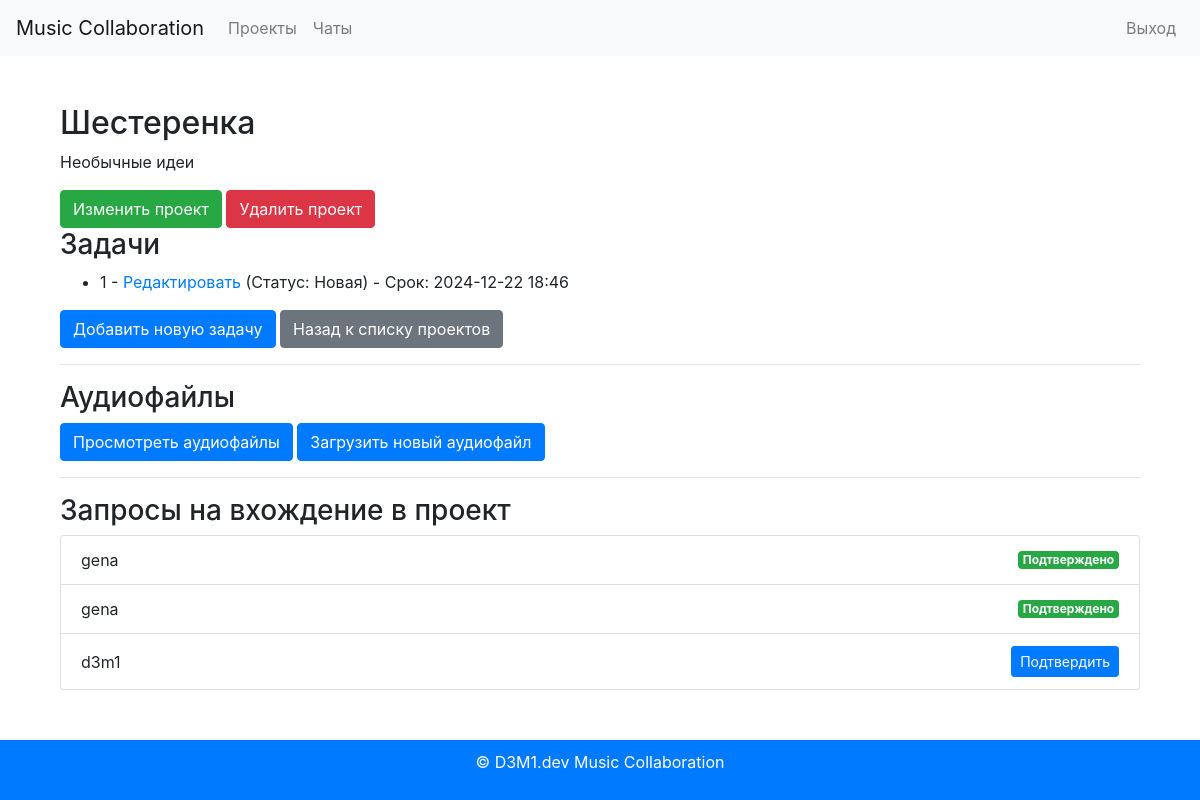
The app's page /projects/2/ (signed in) with its own data.
### projects/models.py (models this page shows, shortened)
class Project(models.Model):
    STATUS_CHOICES = [
        ('in_progress', 'В работе'),
        ('completed', 'Завершен'),
    ]
    id = models.AutoField(primary_key=True)
    name = models.CharField(max_length=255)
    description = models.TextField()
    owner = models.ForeignKey(User, on_delete=models.CASCADE)
    created_at = models.DateTimeField(auto_now_add=True)
    updated_at = models.DateTimeField(auto_now=True)
    status = models.CharField(max_length=50, choices=STATUS_CHOICES)

class JoinRequest(models.Model):
    project = models.ForeignKey(Project, related_name='join_requests', on_delete=models.CASCADE)
    user = models.ForeignKey(settings.AUTH_USER_MODEL, on_delete=models.CASCADE)
    created_at = models.DateTimeField(auto_now_add=True)
    confirmed = models.BooleanField(default=False)

### tasks/models.py (models this page shows, shortened)
class Task(models.Model):
    STATUS_CHOICES = [
        ('new', 'Новая'),
        ('in_progress', 'В процессе'),
        ('completed', 'Завершена'),
    ]
    id = models.AutoField(primary_key=True)
    project = models.ForeignKey(Project, on_delete=models.CASCADE, related_name='tasks')  # Связь с проектом
    title = models.CharField(max_length=255)
    description = models.TextField(blank=True)  # Поле описания может быть пустым
    assignee = models.ForeignKey(User, on_delete=models.SET_NULL, null=True, blank=True)  # Исполнитель задачи
    status = models.CharField(max_length=50, choices=STATUS_CHOICES, default='new')  # Статус задачи
    due_date = models.DateTimeField(null=True, blank=True)  # Дата завершения задачи

### users/models.py (models this page shows, shortened)
class CustomUser(AbstractUser):
    ROLE_CHOICES = [
        ('producer', 'Продюсер'),
        ('musician', 'Музыкант'),
        ('vocalist', 'Вокалист'),
    ]
    id = models.AutoField(primary_key=True)
    password_hash = models.CharField(max_length=255)
    role = models.CharField(max_length=50, choices=ROLE_CHOICES)
    avatar = models.ImageField(upload_to='avatars/', blank=True, null=True)
    email = models.EmailField(unique=True)
    status = models.CharField(max_length=50)
    profile_settings = models.JSONField(default=dict)
    created_at = models.DateTimeField(auto_now_add=True)
    updated_at = models.DateTimeField(auto_now=True)

### projects/views.py (the view)
# urls.py: path('<int:pk>/', project_detail, name='project_detail'),
@login_required
def project_detail(request, pk):
    project = get_object_or_404(Project, pk=pk)
    join_request = get_object_or_404(JoinRequest, pk=pk)
    if request.user != project.owner and not project.join_requests.filter(user=request.user, confirmed=True).exists():
        return render(request, '403.html', {'project': project})  # Отображаем страницу 403
    return render(request, 'projects/project_detail.html', {'project': project})

### projects/templates/projects/project_detail.html (shortened to what this page needs)
{% extends 'base.html' %}
{% block content %}
  <div class="container mt-5">
    <h2>{{ project.name }}</h2>
    <p>{{ project.description }}</p>
    {% if project.owner_id == current_user.id %}
      <p>У вас нет доступа для изменения проекта</p>
    {% else %}
      <a href="{% url 'projects:project_edit' project.id %}" class="btn btn-success">Изменить проект</a>
      <form action="{% url 'projects:project_delete' project.id %}" method="post" style="display:inline;">
        <button type="submit" class="btn btn-danger">Удалить проект</button>
      </form>
    {% endif %}
    <h3>Задачи</h3>
    <ul>
      {% for task in project.tasks.all %}
        <li>
          {{ task.title }} -
          <a href="{% url 'tasks:task_edit' project.id task.id %}">Редактировать</a>
          (Статус: {{ task.get_status_display }}){% if task.due_date %}
            - Срок: {{ task.due_date|date:'Y-m-d H:i' }}
          {% endif %}
        </li>
      {% endfor %}
    </ul>
    <a href="{% url 'tasks:task_create' project.id %}" class="btn btn-primary">Добавить новую задачу</a>
    <a href="{% url 'projects:project_list' %}" class="btn btn-secondary">Назад к списку проектов</a>
    <hr />
    <h3>Аудиофайлы</h3>
    <a href="{% url 'version_control:file_list' project.id %}" class="btn btn-primary">Просмотреть аудиофайлы</a>
    <a href="{% url 'version_control:upload_file' project.id %}" class="btn btn-primary">Загрузить новый аудиофайл</a>
    <hr />
    <h3>Запросы на вхождение в проект</h3>
    {% if project.join_requests.exists %}
      <ul class="list-group">
        {% for request in project.join_requests.all %}
          <li class="list-group-item d-flex justify-content-between align-items-center">
            {{ request.user.username }}
            {% if request.confirmed %}
              <span class="badge badge-success">Подтверждено</span>
            {% else %}
              <form action="{% url 'projects:confirm_join_request' request.id %}" method="post" style="display:inline;">
                <button type="submit" class="btn btn-primary btn-sm">Подтвердить</button>
              </form>
            {% endif %}
          </li>
        {% endfor %}
      </ul>
    {% else %}
      <p>Нет запросов на вхождение в проект.</p>
    {% endif %}
  </div>
{% endblock %}

### static/css/styles.css (style rules this page uses)
body { font-family: Arial, sans-serif; margin: 0; padding: 0; }
.container { width: 80%; margin: auto; }
a { text-decoration: none; }

### records on screen
Project: name "Шестеренка", description "Необычные идеи"
Task: title "1", status "Новая", due_date "2024-12-22 18:46"
JoinRequest: user.username "gena", confirmed "Подтверждено"
JoinRequest: user.username "gena", confirmed "Подтверждено"
JoinRequest: user.username "d3m1", confirmed "Подтвердить"
